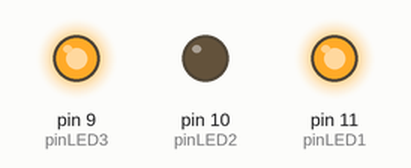
Bench run of a sketch on a simulated Arduino Uno, built with avr-gcc and run on an emulated ATmega328P. Parts: output pins drawn as LEDs (lit = HIGH).

Above: at 0.5 s.
At 2.5 s:
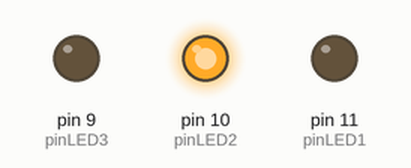
At 3.5 s:
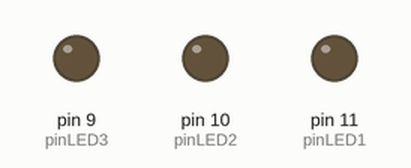
Timing chart, 0 to 5.2 s (numbered marks = the images above):
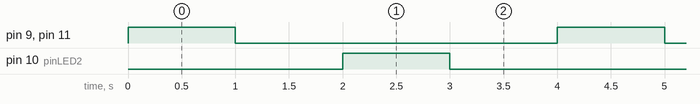

Measured:
- by itself, pin 9 (pinLED3), pin 10 (pinLED2), pin 11 (pinLED1): alternates HIGH for 1.0 s and LOW for 3.0 s
- by itself, everything shown: repeats every 4.0 s, in 4 steps

The sketch:

sketch_may05b.ino
```cpp
#define pinLED1 11
#define pinLED2 10
#define pinLED3 9

void setup() {

 pinMode(pinLED1, OUTPUT);
 pinMode(pinLED2, OUTPUT);
 pinMode(pinLED3, OUTPUT);

}

void loop() {

 digitalWrite(pinLED1, HIGH);
 digitalWrite(pinLED3, HIGH);
 delay(1000);

 digitalWrite(pinLED1, LOW);
 digitalWrite(pinLED3, LOW);
  delay(1000);

 digitalWrite(pinLED2, HIGH);
 delay(1000);

 digitalWrite(pinLED2, LOW);
 delay(1000);


}
```
